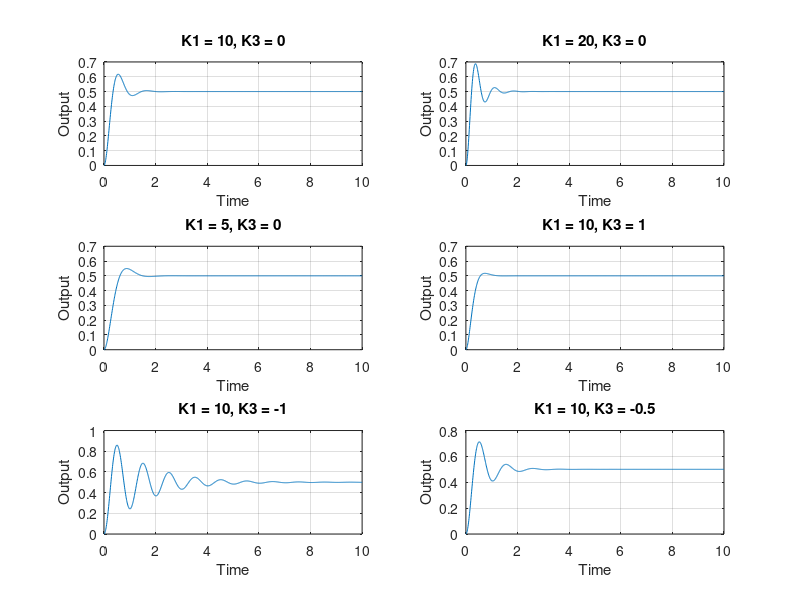

Reproduce this figure in MATLAB.
clc;
clear all;
close all;

%% Variable
% BASE
Kg = 33.3; % total gear ratio
Km = 0.0401; % motor constant (Nm/amp)
Rm = 19.2; % armature resistance (ohms)
K_ptheta = [10, 20, 5, 10, 10, 10];
K_dtheta = [0, 0, 0, 1, -1, -0.5];

% RIGID ARM
J_hub = 0.0005; % base inertia (Kgm^2)
J_extra = 0.2*0.2794^2; % extra mass (Kgm^2)
J_load = 0.0015; % load inertia of bar (Kgm^2)
J = J_hub + J_load + J_extra; % total inertia (Kgm^2)

step_amp = 0.5;

t = 0:0.01:10;
u = step_amp * ones(size(t));

%% Equations, Closed Loop System and Step Response
figure;
for i = 1:length(K_ptheta)
    n1 = (K_ptheta(i)*Kg*Km) / (J*Rm);
    d2 = 1;
    d1 = (Kg^2*Km^2) / (J*Rm) + (K_dtheta(i)*Kg*Km) / (J*Rm);
    d0 = (K_ptheta(i)*Kg*Km) / (J*Rm);
    
    num = n1;
    den = [d2 d1 d0];
    sysTF = tf(num, den);
    
    y = lsim(sysTF, u, t);

    subplot(3, 2, i);
    plot(t, y);
    title(['K1 = ', num2str(K_ptheta(i)), ', K3 = ', num2str(K_dtheta(i))]);
    xlabel('Time');
    ylabel('Output');
    grid on;
end
